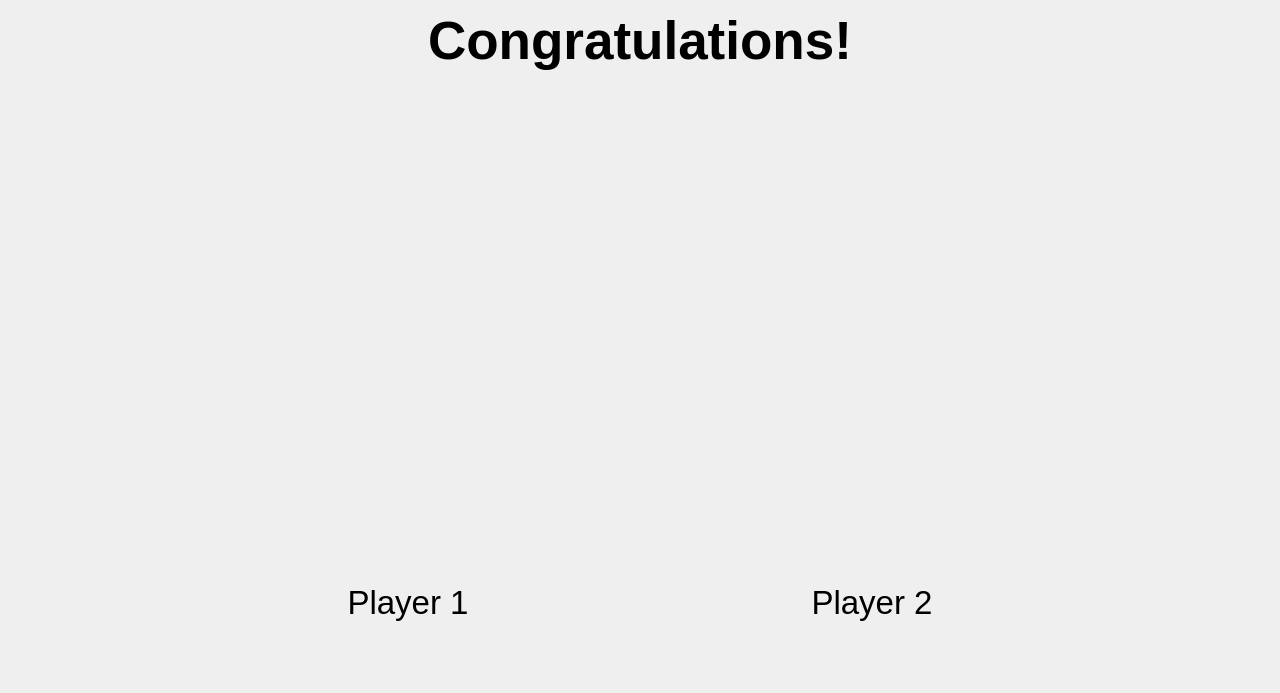
<?xml version="1.0" encoding="UTF-8"?>
<ui version="4.0">
 <class>Form</class>
 <widget class="QWidget" name="Form">
  <property name="geometry">
   <rect>
    <x>0</x>
    <y>0</y>
    <width>1280</width>
    <height>693</height>
   </rect>
  </property>
  <property name="windowTitle">
   <string>Form</string>
  </property>
  <layout class="QVBoxLayout" name="verticalLayout">
   <item>
    <widget class="QLabel" name="lblTitle">
     <property name="minimumSize">
      <size>
       <width>0</width>
       <height>32</height>
      </size>
     </property>
     <property name="font">
      <font>
       <pointsize>40</pointsize>
       <weight>75</weight>
       <bold>true</bold>
      </font>
     </property>
     <property name="text">
      <string>Congratulations!</string>
     </property>
     <property name="alignment">
      <set>Qt::AlignBottom|Qt::AlignHCenter</set>
     </property>
    </widget>
   </item>
   <item>
    <spacer name="verticalSpacer">
     <property name="orientation">
      <enum>Qt::Vertical</enum>
     </property>
     <property name="sizeHint" stdset="0">
      <size>
       <width>20</width>
       <height>21</height>
      </size>
     </property>
    </spacer>
   </item>
   <item>
    <layout class="QHBoxLayout" name="horizontalLayout">
     <item>
      <spacer name="horizontalSpacerP2">
       <property name="orientation">
        <enum>Qt::Horizontal</enum>
       </property>
       <property name="sizeHint" stdset="0">
        <size>
         <width>40</width>
         <height>20</height>
        </size>
       </property>
      </spacer>
     </item>
     <item>
      <widget class="QWidget" name="widgetLayoutP1" native="true">
       <layout class="QVBoxLayout" name="layoutP1">
        <item>
         <widget class="QWidget" name="imgP1" native="true">
          <property name="minimumSize">
           <size>
            <width>400</width>
            <height>400</height>
           </size>
          </property>
          <property name="maximumSize">
           <size>
            <width>400</width>
            <height>400</height>
           </size>
          </property>
          <property name="baseSize">
           <size>
            <width>400</width>
            <height>400</height>
           </size>
          </property>
          <property name="styleSheet">
           <string notr="true">border-image: url(:/ui/img/placeholder_head.jpg);</string>
          </property>
         </widget>
        </item>
        <item>
         <spacer name="verticalSpacer_7">
          <property name="orientation">
           <enum>Qt::Vertical</enum>
          </property>
          <property name="sizeType">
           <enum>QSizePolicy::Expanding</enum>
          </property>
          <property name="sizeHint" stdset="0">
           <size>
            <width>20</width>
            <height>40</height>
           </size>
          </property>
         </spacer>
        </item>
        <item>
         <widget class="QLabel" name="lblP1">
          <property name="minimumSize">
           <size>
            <width>0</width>
            <height>32</height>
           </size>
          </property>
          <property name="font">
           <font>
            <pointsize>25</pointsize>
           </font>
          </property>
          <property name="text">
           <string>Player 1</string>
          </property>
          <property name="alignment">
           <set>Qt::AlignCenter</set>
          </property>
         </widget>
        </item>
       </layout>
      </widget>
     </item>
     <item>
      <spacer name="horizontalSpacer_13">
       <property name="orientation">
        <enum>Qt::Horizontal</enum>
       </property>
       <property name="sizeType">
        <enum>QSizePolicy::Fixed</enum>
       </property>
       <property name="sizeHint" stdset="0">
        <size>
         <width>40</width>
         <height>20</height>
        </size>
       </property>
      </spacer>
     </item>
     <item>
      <widget class="QWidget" name="widgetLayoutP2" native="true">
       <layout class="QVBoxLayout" name="layoutP2">
        <item>
         <widget class="QWidget" name="ImgP2" native="true">
          <property name="minimumSize">
           <size>
            <width>400</width>
            <height>400</height>
           </size>
          </property>
          <property name="maximumSize">
           <size>
            <width>400</width>
            <height>400</height>
           </size>
          </property>
          <property name="baseSize">
           <size>
            <width>400</width>
            <height>400</height>
           </size>
          </property>
          <property name="styleSheet">
           <string notr="true">border-image: url(:/ui/img/placeholder_head.jpg);</string>
          </property>
         </widget>
        </item>
        <item>
         <spacer name="verticalSpacer_6">
          <property name="orientation">
           <enum>Qt::Vertical</enum>
          </property>
          <property name="sizeType">
           <enum>QSizePolicy::Expanding</enum>
          </property>
          <property name="sizeHint" stdset="0">
           <size>
            <width>20</width>
            <height>40</height>
           </size>
          </property>
         </spacer>
        </item>
        <item>
         <widget class="QLabel" name="lblP2">
          <property name="minimumSize">
           <size>
            <width>0</width>
            <height>32</height>
           </size>
          </property>
          <property name="font">
           <font>
            <pointsize>25</pointsize>
           </font>
          </property>
          <property name="text">
           <string>Player 2</string>
          </property>
          <property name="alignment">
           <set>Qt::AlignCenter</set>
          </property>
         </widget>
        </item>
       </layout>
      </widget>
     </item>
     <item>
      <spacer name="horizontalSpacer">
       <property name="orientation">
        <enum>Qt::Horizontal</enum>
       </property>
       <property name="sizeHint" stdset="0">
        <size>
         <width>40</width>
         <height>20</height>
        </size>
       </property>
      </spacer>
     </item>
    </layout>
   </item>
   <item>
    <spacer name="verticalSpacer_3">
     <property name="orientation">
      <enum>Qt::Vertical</enum>
     </property>
     <property name="sizeHint" stdset="0">
      <size>
       <width>20</width>
       <height>37</height>
      </size>
     </property>
    </spacer>
   </item>
  </layout>
 </widget>
 <resources>
  <include location="assets.qrc"/>
  <include location="assets.qrc"/>
 </resources>
 <connections/>
</ui>
